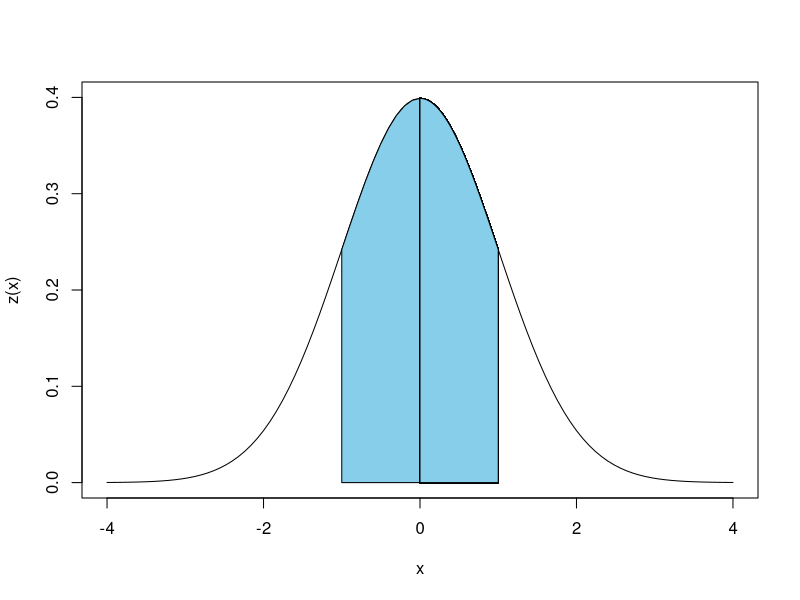

Generate this figure with R:
z<-function(x)
{
  b=(1/(sqrt(2*pi)))
  a=(exp((-(x**2)/(2))))
  return(a*b)
}

area<- function(a,b,d) {
  vx<-seq(a,b,by=d)
  v1<-c(0,vx)
  v2<-c(vx,0)
  va<-((v1+v2)/2)
  vy<-z(va)
  vy<-vy[2:(length(va)-1)]
  dx<-c()
  dx[1:length(vy)]<-d
  q<-dx*vy

  resul<-sum(q)
  draw(a,b,d)
  
  return(resul)
}

draw<-function(a,b,d)
{
  cord.x <- c(a,seq(a,b,d),1) 
  cord.y <- c(0,dnorm(seq(a,b,d)),0) 
  polygon(cord.x,cord.y,col='skyblue')
}

Z<-function(x)
{
  if(x>0)
  {
    return(area(0,x,(x/1000)))
  }else
  {
    return(area(x,0,(-x/1000)))
  }
}

tabla<-function(a,b)
{
  enc<-seq(0,0.00009,by=0.00001)
  cat("Z\t")
  for(i in c(1:(length(enc)-1)))
  {
    cat(enc[i],"\t\t")
  }
  cat("\n")
  cont<-seq(a,b,by=0.0001)
  for(i in c(1:(length(cont)-1)))
  {
    if(i%%10==1)
    {
      cat("\n")
      cat(toString(format(cont[i],nsmall = 4)),"\t",toString(format(round(Z(cont[i])),nsmall = 5)),"\t")
    }
    else
    {
      cat(toString(format(round(Z(cont[i]),5),nsmall = 5)),"\t")
    }
    
    
  }
}

curve(z,xlim = c(-4,4),ylim=c(0,0.4))
area(-1,1,0.1)
tabla(0,1)
